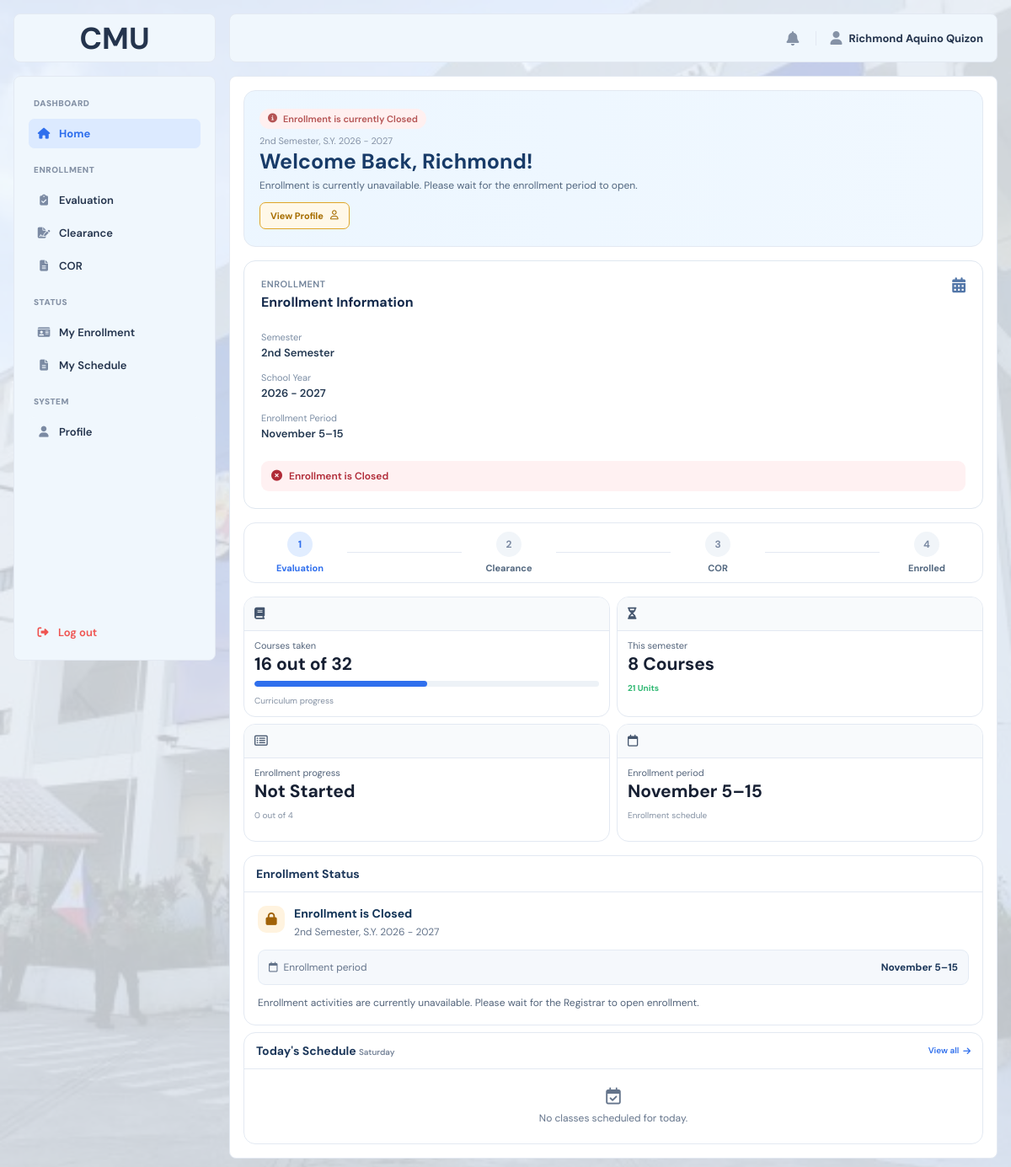
Before: /?page=home_main (signed in) with the older database file.
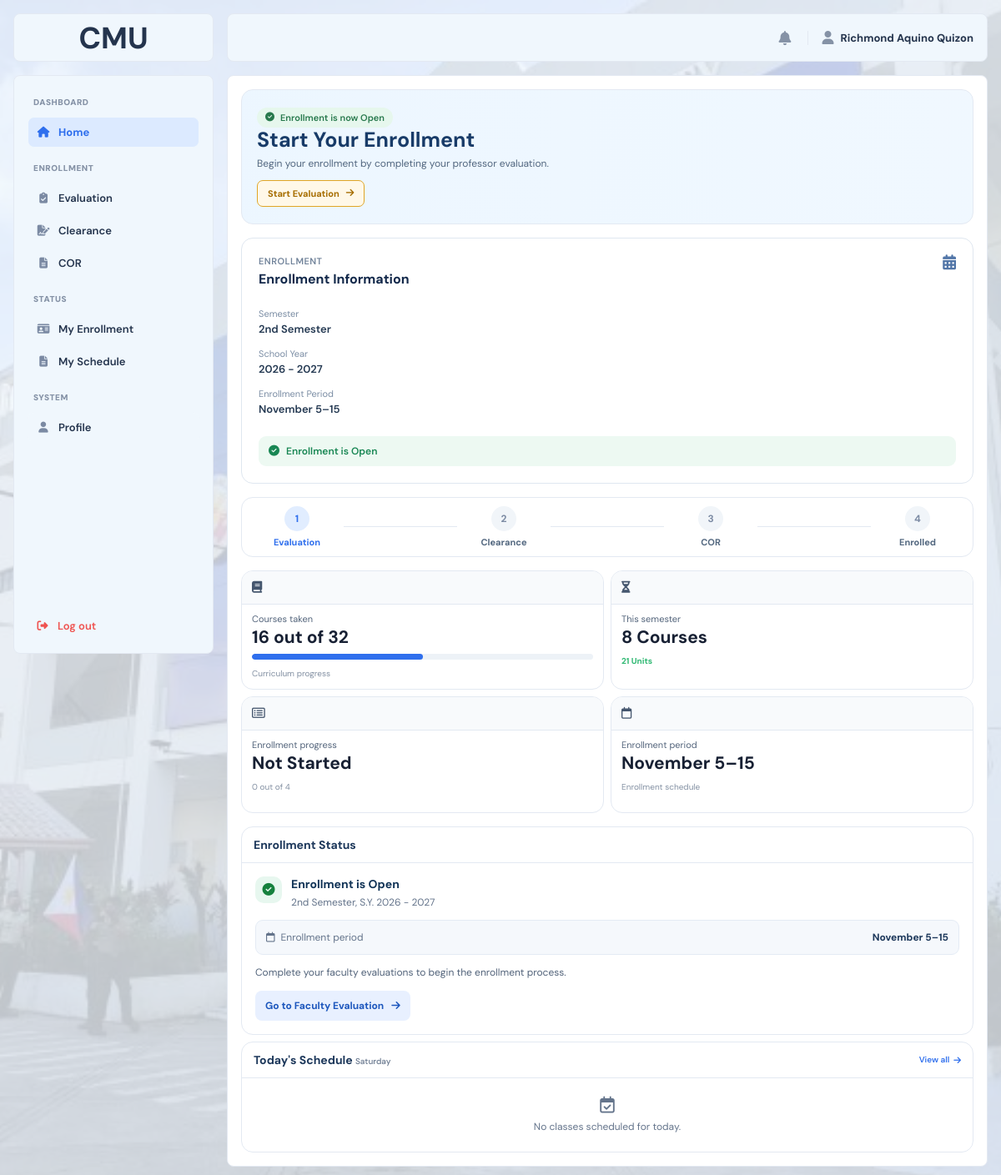
After: the same page with the newer database file.
### tables this page shows
CREATE TABLE `system_settings` (
  `setting_id` int(10) UNSIGNED NOT NULL,
  `enrollment_status` enum('OPEN','CLOSED') NOT NULL DEFAULT 'CLOSED',
  `semester` varchar(50) DEFAULT NULL,
  `school_year` varchar(20) DEFAULT NULL,
  `start_date` date DEFAULT NULL,
  `end_date` date DEFAULT NULL,
  `updated_at` datetime NOT NULL DEFAULT current_timestamp() ON UPDATE current_timestamp()
);

CREATE TABLE `students` (
  `student_id` int(10) UNSIGNED NOT NULL,
  `user_id` int(10) UNSIGNED DEFAULT NULL,
  `student_number` varchar(50) NOT NULL,
  `first_name` varchar(100) NOT NULL,
  `middle_name` varchar(100) DEFAULT NULL,
  `last_name` varchar(100) NOT NULL,
  `program` varchar(100) NOT NULL,
  `year_level` int(11) NOT NULL,
  `section` varchar(50) DEFAULT NULL,
  `email` varchar(100) NOT NULL,
  `phone` varchar(20) DEFAULT NULL,
  `password_hash` varchar(255) NOT NULL,
  `enrollment_phase` enum('NOT_STARTED','EVALUATION','CLEARANCE','COR','ENROLLED') NOT NULL DEFAULT 'NOT_STARTED',
  `enrollment_status` varchar(50) NOT NULL DEFAULT 'Closed',
  `created_at` datetime NOT NULL DEFAULT current_timestamp()
);

### frontend/includes/sidebar.php (called while the page is built, shortened)
<?php
if (!function_exists('e')) {
function e($value)
{
return htmlspecialchars((string) $value, ENT_QUOTES, 'UTF-8');
}
}
?>

### index.php (called while the page is built, shortened)
<?php
$pages = [
    'home_main' => 'main/home_main.php',
    'course_offering' => 'main/course_offering.php',
    'faculty_evaluation' => 'main/faculty_evaluation.php',
    'evaluation_form' => 'main/evaluation_form.php',
    'clearance_main' => 'main/clearance_main.php',
    'cor' => 'main/cor.php',
    'my_enrollment' => 'main/my_enrollment.php',
    'profile' => 'main/profile.php',
    'admin_home' => 'admin/admin_home.php',
    'enrollment_period' => 'admin/enrollment_period.php',
    'student_enrollment' => 'admin/student_enrollment.php',
    'clearance_submissions' => 'admin/clearance_submissions.php',
    'cor_submissions' => 'admin/cor_submissions.php',
    'course_offerings' => 'admin/course_offerings.php',
    'course_management' => 'admin/course_management.php',
    'student_management' => 'admin/student_management.php',
    'login' => 'auth/login.php',
    'register' => 'auth/register.php',
    'forget' => 'auth/forget.php',
    'verification' => 'auth/verification.php',
    'reset' => 'auth/reset.php',
    'set_password' => 'auth/set_password.php',
    'error404' => 'error/error404.php',
    'maintenance' => 'error/maintenance.php',
    'sample' => 'sample.php',
];
$page = $_GET['page'] ?? 'login';
require FRONTEND_PATH . '/pages/' . $pages[$page];

### backend/models/student.php (called while the page is built, shortened)
<?php
function student_find_by_id(mysqli $conn, int $student_id): ?array
{
    $stmt = $conn->prepare(
        'SELECT
            s.student_id,
            s.user_id,
            s.student_number,
            s.first_name,
            s.middle_name,
            s.last_name,
            s.program,
            s.year_level,
            s.section,
            s.email,
            s.phone,
            u.role,
            s.enrollment_phase
         FROM students s
         INNER JOIN users u
            ON u.user_id = s.user_id
         WHERE s.student_id = ?
         LIMIT 1'
    );
    $stmt->bind_param('i', $student_id);
    $stmt->execute();
    $row = $stmt->get_result()->fetch_assoc();
    return $row ?: null;
}

### frontend/pages/main/home_main.php (the view, shortened to what the changed rows need)
<?php
require_once dirname(__DIR__, 3) . '/backend/bootstrap.php';
require_once dirname(__DIR__, 3) . '/backend/models/student.php';
$studentId = $_SESSION['student_id'] ?? null;
$student = student_find_by_id($conn, (int) $studentId);
$settingsStmt = $conn->prepare(
'SELECT
        enrollment_status,
        semester,
        school_year,
        start_date,
        end_date
     FROM system_settings
     WHERE setting_id = 1
     LIMIT 1'
);
$settingsStmt->execute();
$settings = $settingsStmt->get_result()->fetch_assoc();
$enrollmentStatus = $settings['enrollment_status'] ?? 'CLOSED';
$enrollmentPhase = $student['enrollment_phase'];
$semester = $settings['semester'] ?? '';
$schoolYear = $settings['school_year'] ?? '';
$startDate = $settings['start_date'] ?? null;
$endDate = $settings['end_date'] ?? null;
$today = new DateTimeImmutable('now', new DateTimeZone('Asia/Manila'));
$todayDayName = $today->format('l');
$enrollmentPeriod = '';
if ($startDate && $endDate) {
$startTimestamp = strtotime($startDate);
$endTimestamp = strtotime($endDate);
if (date('Y-m', $startTimestamp) === date('Y-m', $endTimestamp)) {
$enrollmentPeriod =
date('F j', $startTimestamp) .
'–' .
date('j', $endTimestamp);
} else {
$enrollmentPeriod =
date('F j', $startTimestamp) .
'–' .
date('F j', $endTimestamp);
}
}
?>
<!DOCTYPE html>
<html lang="en">
<head>
    <link rel="stylesheet" href="<?= BASE_URL ?>frontend/assets/css/main.css">
    <link rel="stylesheet" href="<?= BASE_URL ?>frontend/assets/css/student.css">
    <link rel="stylesheet"
          href="https://cdnjs.cloudflare.com/ajax/libs/font-awesome/6.5.2/css/all.min.css">
</head>
<body>
<div class="layout">
    <?php require FRONTEND_PATH . 'includes/sidebar.php'; ?>
    <div class="main">
        <div class="content">
            <div class="home-hero-layout">
            <?php if ($enrollmentStatus === 'CLOSED'): ?>
                <section class="home-hero">
                    <div class="home-hero-content">
                        <div class="status-badge status-closed">
                            <i class="fa-solid fa-circle-info"></i>
                            Enrollment is currently Closed
                        </div>
                        <p class="semester-label">
                            <?= e(($semester ?: 'Semester not set') . ', S.Y. ' . ($schoolYear ?: 'Not set')) ?>
                        </p>
                        <h1>
                            Welcome Back, <?= e($student['first_name']) ?>!
                        </h1>
                        <p class="hero-description">
                            Enrollment is currently unavailable. Please wait for the enrollment period to open.
                        </p>
                        <a href="<?= BASE_URL ?>?page=profile"
                        class="hero-button">
                            View Profile
                            <i class="fa-regular fa-user"></i>
                        </a>
                    </div>
                </section>
            <?php elseif ($enrollmentPhase === 'NOT_STARTED'): ?>
                <section class="home-hero">
                    <div class="home-hero-content">
                         <div class="status-badge status-open">
                            <i class="fa-solid fa-circle-check"></i>
                            Enrollment is now Open
                        </div>
                        <h1>Start Your Enrollment</h1>
                        <p class="hero-description">
                            Begin your enrollment by completing your professor evaluation.
                        </p>
                        <a href="<?= BASE_URL ?>?page=faculty_evaluation" class="hero-button">
                            Start Evaluation
                            <i class="fa-solid fa-arrow-right"></i>
                        </a>
                    </div>
                </section>
            <?php endif; ?>
                <aside class="enrollment-info-card">
                    <div class="enrollment-info-header">
                        <div>
                            <h2>Enrollment Information</h2>
                        </div>
                    </div>
                    <div class="enrollment-info-details">
                        <div class="enrollment-info-item">
                            <span>Semester</span>
                            <strong>
                                <?= e($semester ?: 'Not set') ?>
                            </strong>
                        </div>
                        <div class="enrollment-info-item">
                            <span>School Year</span>
                            <strong>
                                <?= e($schoolYear ?: 'Not set') ?>
                            </strong>
                        </div>
                        <div class="enrollment-info-item">
                            <span>Enrollment Period</span>
                            <strong>
                                <?= e($enrollmentPeriod ?: 'Not set') ?>
                            </strong>
                        </div>
                    </div>
                    <div class="enrollment-info-status
                        <?= $enrollmentStatus === 'OPEN'
? 'is-open'
: 'is-closed' ?>">
                        <i class="fa-solid
                            <?= $enrollmentStatus === 'OPEN'
? 'fa-circle-check'
: 'fa-circle-xmark' ?>"></i>
                        <span>
                            Enrollment is
                            <?= $enrollmentStatus === 'OPEN'
? 'Open'
: 'Closed' ?>
                        </span>
                    </div>
                </aside>
            </div>
            <section class="home-stats">
                <div class="home-stat-card">
                    <div class="stat-content">
                        <h2>16 out of 32</h2>
                    </div>
                </div>
                <div class="home-stat-card">
                    <div class="stat-content">
                        <h2>8 Courses</h2>
                    </div>
                </div>
                <div class="home-stat-card">
                    <div class="stat-content">
                        <p>Enrollment progress</p>
                        <h2>
                            <?php
                            $phaseLabels = [
'NOT_STARTED' => 'Not Started',
'EVALUATION'  => 'Evaluation Completed',
'CLEARANCE'   => 'Clearance Completed',
'COR'         => 'COR Submitted',
'ENROLLED'    => 'Enrolled'
];
echo e($phaseLabels[$enrollmentPhase] ?? 'Unknown');
?>
                        </h2>
                        <span>
                            <?php
                            $phaseProgress = [
'NOT_STARTED' => '0 out of 4',
'EVALUATION'  => '1 out of 4',
'CLEARANCE'   => '2 out of 4',
'COR'         => '3 out of 4',
'ENROLLED'    => '4 out of 4'
];
echo $phaseProgress[$enrollmentPhase] ?? '0 out of 4';
?>
                        </span>
                    </div>
                </div>
                <div class="home-stat-card">
                    <div class="stat-content">
                        <p>Enrollment period</p>
                        <h2><?= e($enrollmentPeriod ?: 'Not set') ?></h2>
                        <span>
                            Enrollment schedule
                        </span>
                    </div>
                </div>
            </section>
            <section class="home-lower">
                <div class="home-panel">
                    <div class="panel-header">
                        <h2>Enrollment Status</h2>
                    </div>
                    <div class="enrollment-status-panel <?= (!$settings || !$startDate || !$endDate) ? 'is-unconfigured' : (strtoupper(trim($enrollmentStatus)) === 'OPEN' ? 'is-open' : 'is-closed') ?>" role="status">
                        <?php if (!$settings || !$startDate || !$endDate): ?>
                            <div class="enrollment-status-heading">
                                <span class="enrollment-status-icon"><i class="fa-solid fa-circle-info" aria-hidden="true"></i></span>
                                <div><strong>Enrollment Period Not Available</strong><p>The Registrar has not configured the enrollment schedule yet.</p></div>
                            </div>
                        <?php else: ?>
                            <div class="enrollment-status-heading">
                                <span class="enrollment-status-icon"><i class="fa-solid <?= strtoupper(trim($enrollmentStatus)) === 'OPEN' ? 'fa-circle-check' : 'fa-lock' ?>" aria-hidden="true"></i></span>
                                <div>
                                    <strong>Enrollment is <?= strtoupper(trim($enrollmentStatus)) === 'OPEN' ? 'Open' : 'Closed' ?></strong>
                                    <p><?= e($semester) ?>, S.Y. <?= e($schoolYear) ?></p>
                                </div>
                            </div>
                            <div class="enrollment-status-details">
                                <span class="enrollment-status-detail-label"><i class="fa-regular fa-calendar" aria-hidden="true"></i> Enrollment period</span>
                                <strong><?= e($enrollmentPeriod) ?></strong>
                            </div>
                            <p class="enrollment-status-message">
                                <?= strtoupper(trim($enrollmentStatus)) === 'OPEN'
? 'Complete your faculty evaluations to begin the enrollment process.'
: 'Enrollment activities are currently unavailable. Please wait for the Registrar to open enrollment.' ?>
                            </p>
                            <?php if (strtoupper(trim($enrollmentStatus)) === 'OPEN'): ?>
                                <a class="enrollment-status-link" href="<?= BASE_URL ?>?page=faculty_evaluation">
                                    Go to Faculty Evaluation <i class="fa-solid fa-arrow-right" aria-hidden="true"></i>
                                </a>
                            <?php endif; ?>
                        <?php endif; ?>
                    </div>
                </div>
                <div class="home-panel">
                    <div class="panel-header">
                        <h2>Today's Schedule <span class="today-day-label"><?= e($todayDayName) ?></span></h2>
                    </div>
                </div>
            </section>
        </div>
    </div>
</div>
</body>
</html>

Changed rows visible on the page:
changed system_settings "November 5–15": enrollment_status "CLOSED" → "OPEN" (drawn); semester+school_year "2nd Semester, S.Y. 2026 - 2027" → (not shown)
shown differently, row unchanged: students "Not Started": first_name "Richmond" → (not shown)
Other visible differences:
text no longer shown: "Enrollment is currently Closed Welcome Back, ! Enrollment is currently unavailable. Please wait for the enrollment period to open. View Profile Closed Closed Enrollment activities are currently unavailable. Please wait for the Registrar to open enrollment."
text now shown: "Enrollment is now Open Start Your Enrollment Begin your enrollment by completing your professor evaluation. Start Evaluation Open Open Complete your faculty evaluations to begin the enrollment process. Go to Faculty Evaluation"
